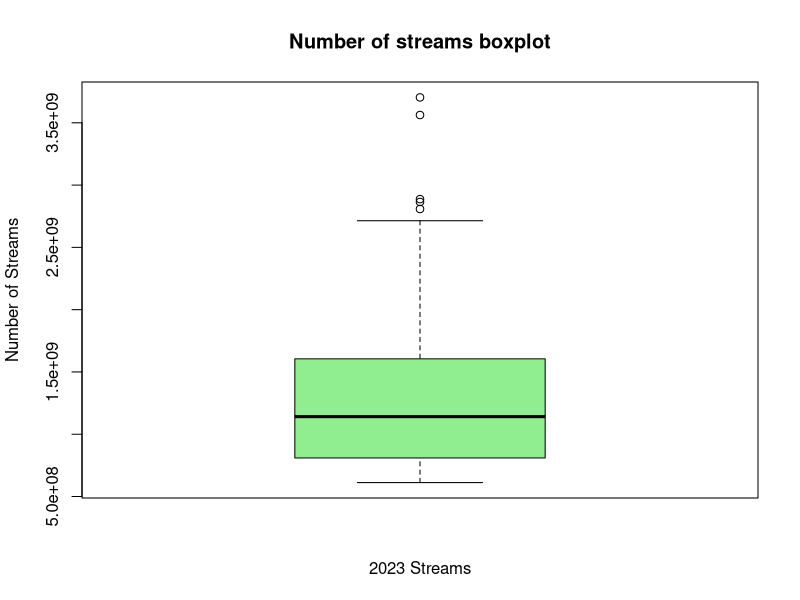
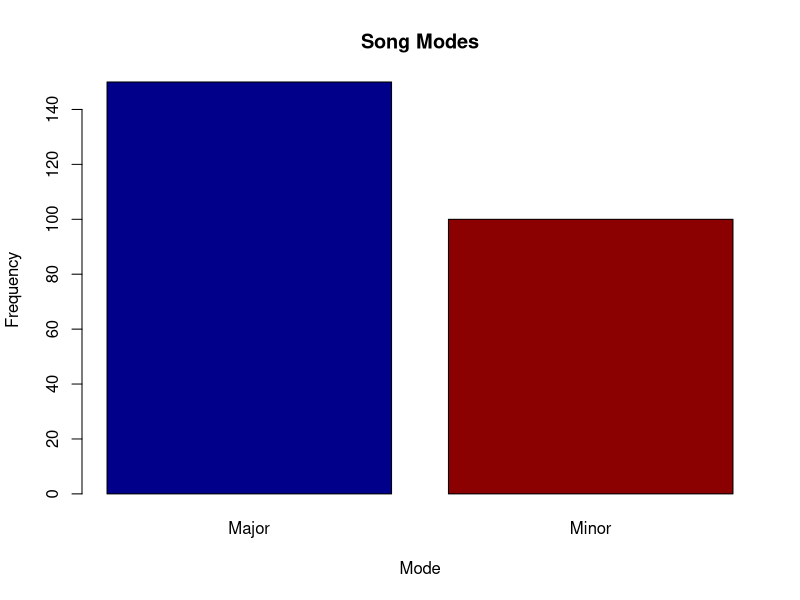
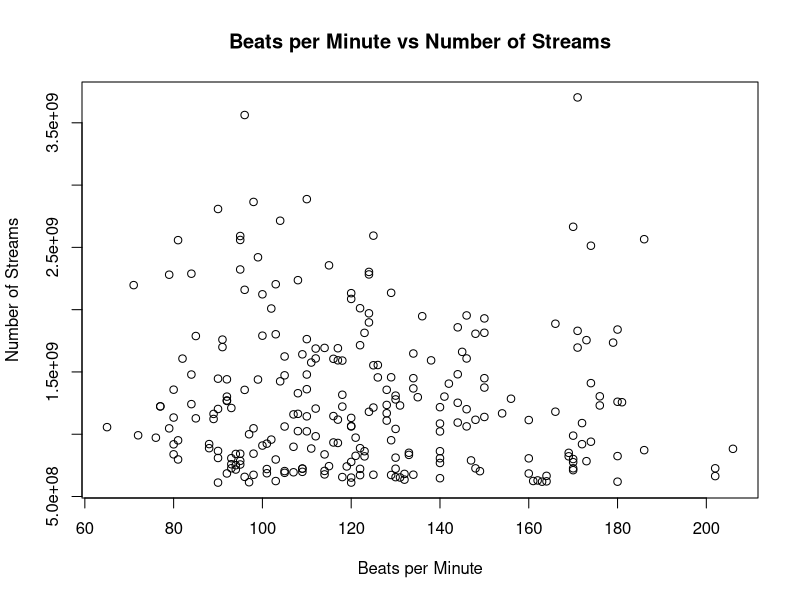
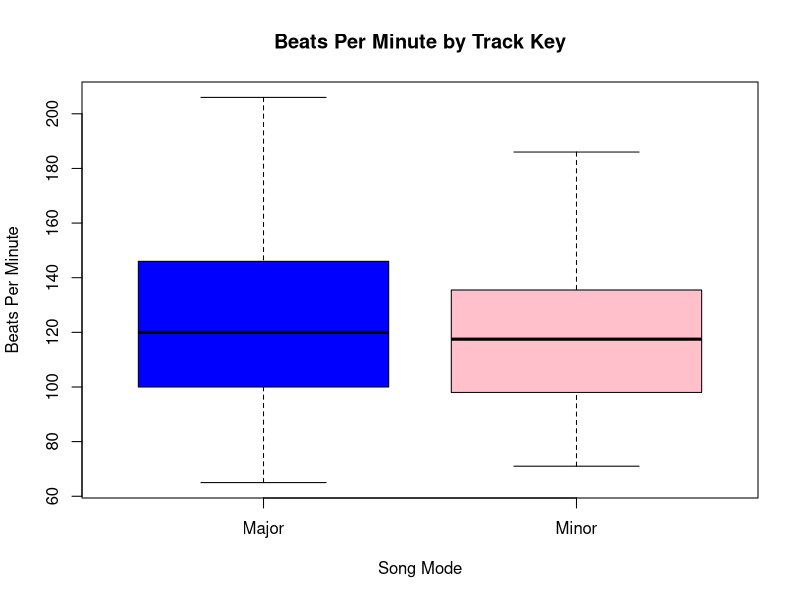

R code for these plots, in order:
# Glen McIntosh
# Project  - Spotify
# 2-15-24




spotify <- read.csv("project1_spotify.csv")

summary(spotify)

streams <- spotify$streams
bpm <- spotify$bpm
mode <- spotify$mode

count_mode <- table(mode)

print(paste("Average of streams:", mean(streams)))
print(paste("Minimum number of streams:" , min(streams)))
print(paste("Median number of streams:", median(streams)))
print(paste("Maximum number of streams:", max(streams)))
print(paste("Standard deviation of streams:", sd(streams)))

print(paste("Average beat per minute:", mean(bpm)))
print(paste("Minimum beats per minute:" , min(bpm)))
print(paste("Median beats per minute:", median(bpm)))
print(paste("Maximum beats per minute:", max(bpm)))
print(paste("Standard deviation of beats per minute:", sd(bpm)))

streams_boxplot <- boxplot(streams, col = c("lightgreen"), main = "Number of streams boxplot", xlab = "2023 Streams", ylab = "Number of Streams")

modes_boxplot <- barplot(count_mode, col = c("darkblue", "darkred"), main = "Song Modes", xlab = "Mode", ylab = "Frequency")

bpm_scatterplot <- plot(bpm, streams, xlab = "Beats per Minute", ylab = "Number of Streams", main = "Beats per Minute vs Number of Streams")

mode_comp_boxplot <- boxplot(bpm ~ mode, data = spotify, col = c("blue", "pink"), main = "Beats Per Minute by Track Key", xlab = "Song Mode", ylab = "Beats Per Minute")

